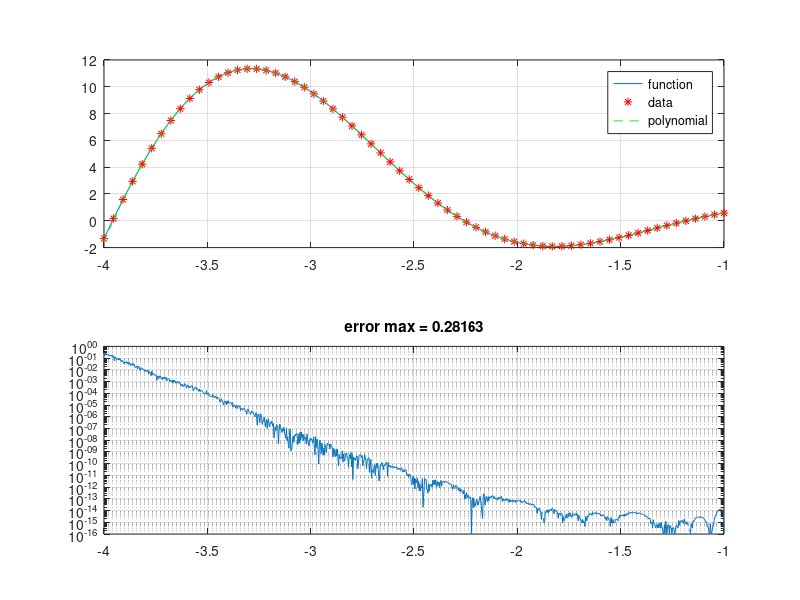

This chart was generated by the following MATLAB code:
f = @(x) x.^2.*cos(2*x) + 1;
figure
%n = 14;
for n = 5:10:65 
subplot(2,1,1)
a = -4; b = -1;
fplot (f,[a, b])
x_i = linspace(a, b, n+1);
hold on
y_i = f(x_i);
plot(x_i, y_i, '*r')
coef = polyfit (x_i,y_i, n);
p = @(x) polyval(coef, x);
xx = linspace(a, b, 1000);
hold on
p_xx = p(xx);
plot(xx, p_xx, '--g');
grid on
legend ('function', 'data','polynomial')
hold off
error = abs(p_xx - f(xx));
subplot(2,1,2)
semilogy(xx,error)
grid on
error_max = max(error);
title (['error max = ', num2str(error_max)])
pause (1)
end
